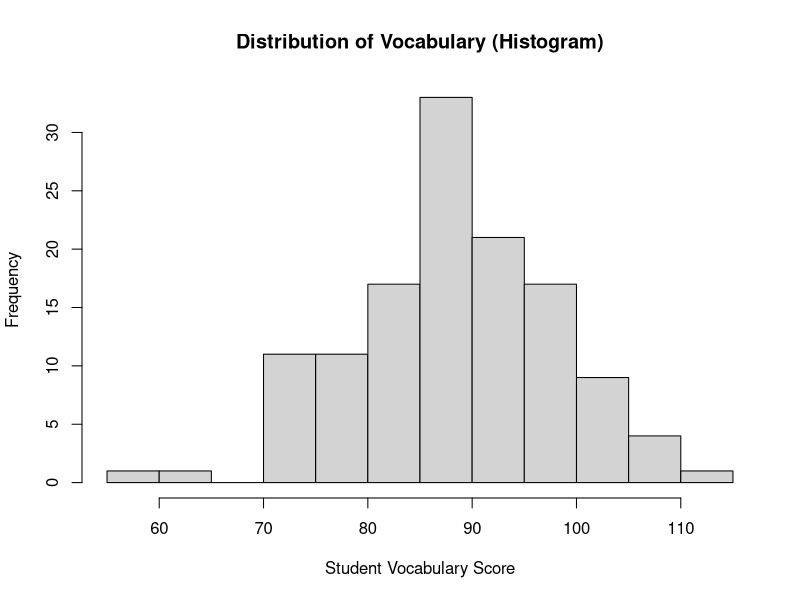
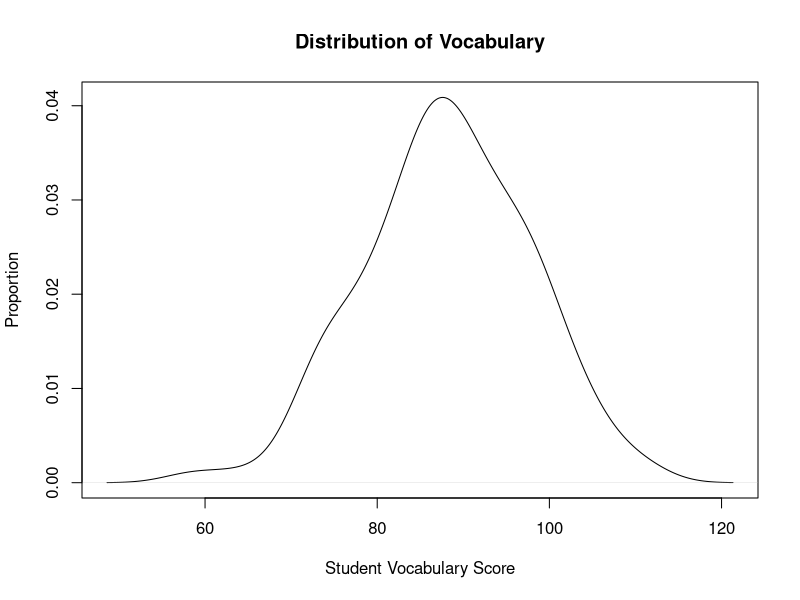
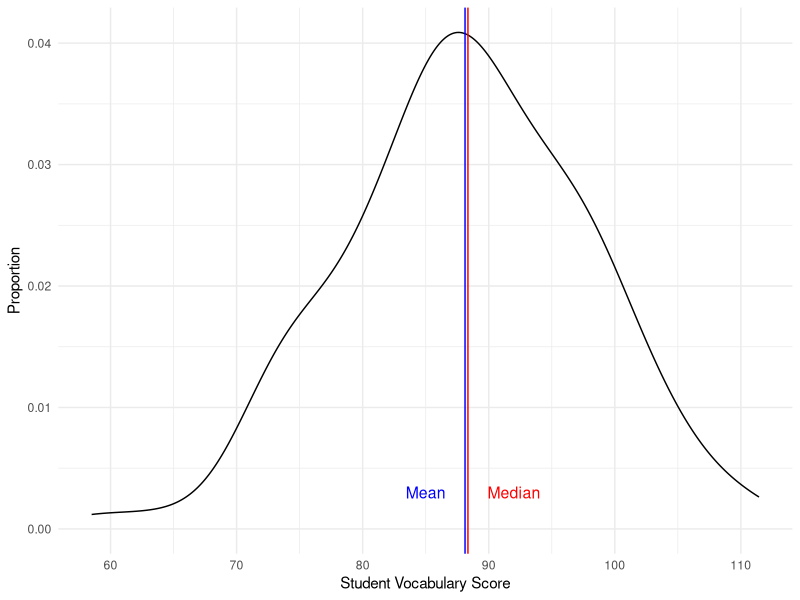
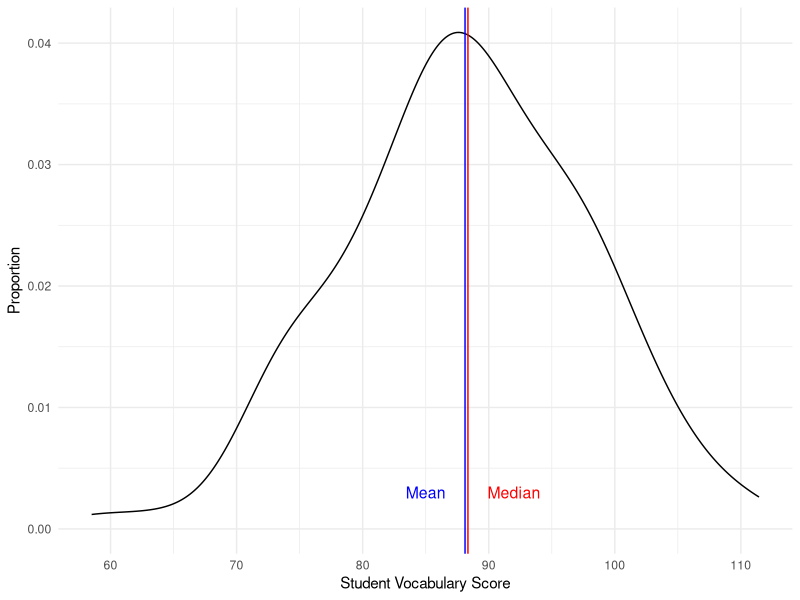

These figures' R source, in order:
##########################################################################################
# EDUC 641 Assignment 3 Key 
## David Liebowitz, Claire Zhang, Havisha Khurana
### First created: 8/1/21
### Last update: 11/12/24
### Inputs: cont.csv
### Purpose: load in data, understand structure, conduct descriptive analysis
##########################################################################################

# Load necessary packages
library(tidyverse)
library(here)

####################################
#  1. Read in the data and convert

pd <- read.csv(here("data/cont.csv"))

# Inspect the data
head(pd)
str(pd)

# Convert tchid to factor (not strictly necessary)
pd$tchid <- as.factor(as.character(pd$tchid))

# Convert treat to factor
pd$treat <- factor(pd$treat,
                      levels = c(0, 1),
                      labels = c("Control", "Treatment"))


#######################################################
## 2. Descriptive statistics of the outcome variable

# 2.1. Mean/median of vocabulary

mean(pd$vocabulary, na.rm = T)

median(pd$vocabulary, na.rm = T)

# 2.2 Mean/median of coursework

mean(pd$coursework, na.rm = T)

median(pd$coursework, na.rm = T)

# 2.3 Distribution of vocabulary

#### A few ways to do this

# Base R histogram
hist(pd$vocabulary,
     xlab = "Student Vocabulary Score",
     ylab = "Frequency",
     main = "Distribution of Vocabulary (Histogram)")

# Base R density plot
plot(density(pd$vocabulary),
     xlab = "Student Vocabulary Score",
     ylab = "Proportion",
     main = "Distribution of Vocabulary")

# ggplot2 density plot
vocab <- ggplot(pd, aes(vocabulary)) + 
            xlab("Student Vocabulary Score") +
            ylab("Proportion") +
            geom_density() +
            theme_minimal()

## we can add to this last plot vertical lines at the mean/median

vocab + 
  geom_vline(xintercept = 88.12, color="blue") +
  geom_vline(xintercept = 88.35, color="red") +
  annotate('text', label = "Median", color = "red", x = 92, y = 0.003, size = 4) +
  annotate('text', label = "Mean", color = "blue", x = 85, y = 0.003, size = 4)

# Saving the last plot
ggsave("assignments/keys/vocabulary.png")

# 2.4. Range and IQR
IQR(pd$vocabulary)

range(pd$vocabulary)

quantile(pd$vocabulary)


# 2.5 Variance/SD

var(pd$vocabulary)

sd(pd$vocabulary)


##############################
### Transformations

# 3.1 Standardize coursework and vocabulary

# Coursework
pd$std_coursework <- 
      (pd$coursework - mean(pd$coursework)) / 
            sd(pd$coursework)
# Vocabulary
pd$std_vocabulary <- 
  (pd$vocabulary - mean(pd$vocabulary)) / 
     sd(pd$vocabulary)

# 3.2 Compare coursework and vocabulary
mean(subset(pd$std_coursework,
            pd$tchid=="1832"))
# -3.365239

mean(subset(pd$std_vocabulary,
            pd$tchid=="1832"))
# -1.435849

###################################################################
### Compare observed mean of vocabulary to population mean

# 4.2 t-test
t.test(pd$vocabulary, mu = 87, alternative = "two.sided")


